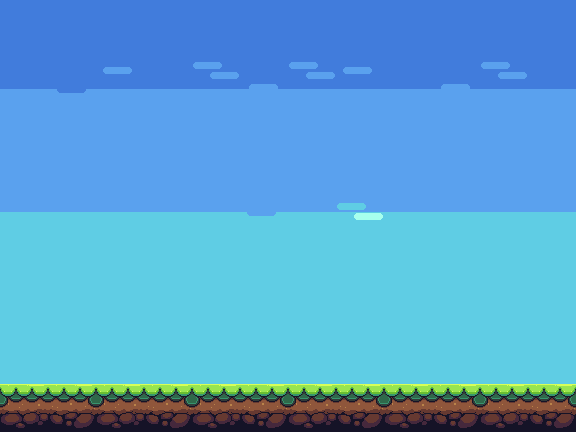

A level layout from a 2D game, rendered from its tile map. Below: a short description, then the map file with its tile-grid data intact:
An orthogonal 12x9 tile map with 48x48 px tiles, 1 tile layer (Tile Layer 1).

<map version="1.5" tiledversion="1.7.2" orientation="orthogonal" renderorder="right-down" width="12" height="9" tilewidth="48" tileheight="48" infinite="0" nextlayerid="2" nextobjectid="1">
 <editorsettings>
  <export target="demap.json" format="json" />
 </editorsettings>
 <tileset firstgid="1" source="../Tiles.tsx" />
 <layer id="1" name="Tile Layer 1" width="12" height="9">
  <data encoding="csv">
13,13,13,13,13,13,13,13,13,13,13,13,
38,33,36,38,35,34,35,36,38,34,35,38,
12,12,12,12,12,12,12,12,12,12,12,12,
12,12,12,12,12,12,12,12,12,12,12,12,
58,58,58,58,58,57,58,59,58,58,58,58,
15,15,15,15,15,15,15,15,15,15,15,15,
15,15,15,15,15,15,15,15,15,15,15,15,
15,15,15,15,15,15,15,15,15,15,15,15,
22,23,22,23,22,23,22,23,22,23,22,23
</data>
 </layer>
</map>